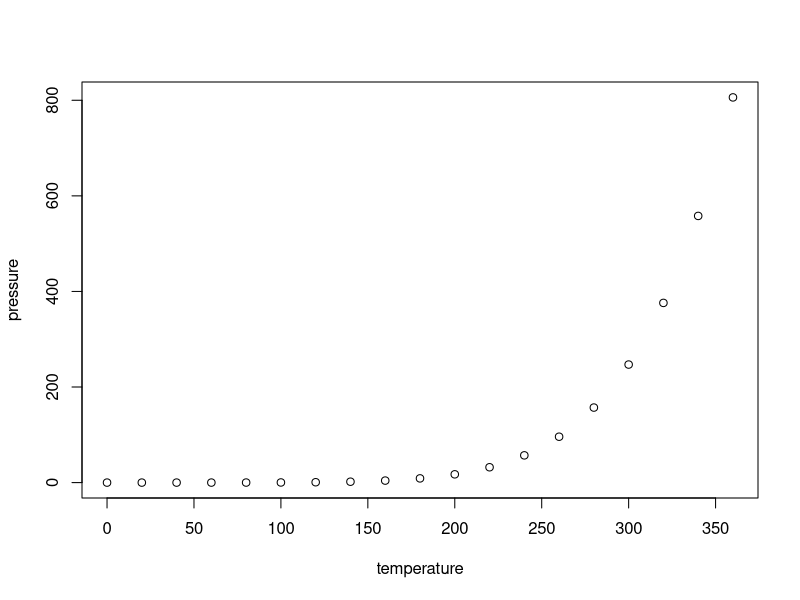
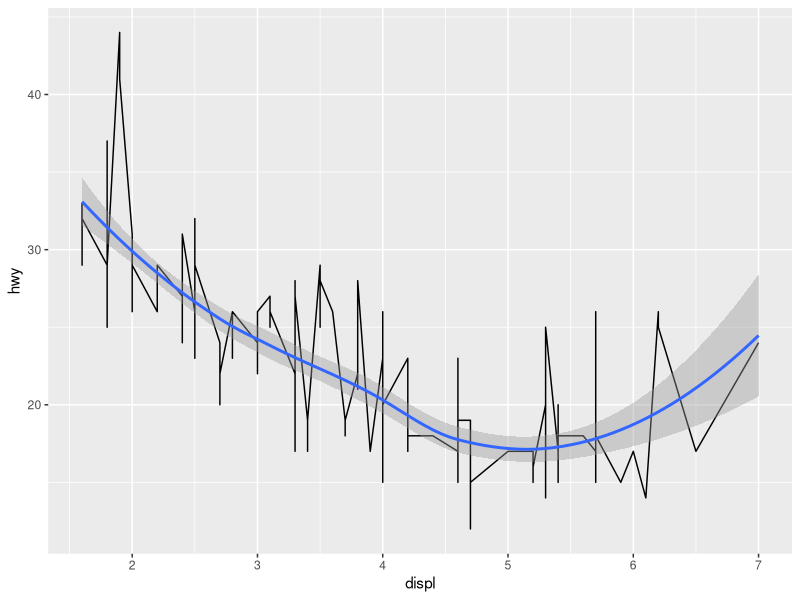

Here is the R script that generated these plots, in order:
## ---- chunk 1
knitr::opts_chunk$set(echo = TRUE)
## ---- chunk 2
summary(cars)
## ---- chunk 3
plot(pressure)
## ---- chunk 4
library(tidyverse)
## ---- chunk 5
ggplot(data = mpg) + geom_line(mapping = aes(x = displ, y = hwy)) + geom_smooth(mapping = aes(x = displ, y = hwy))
